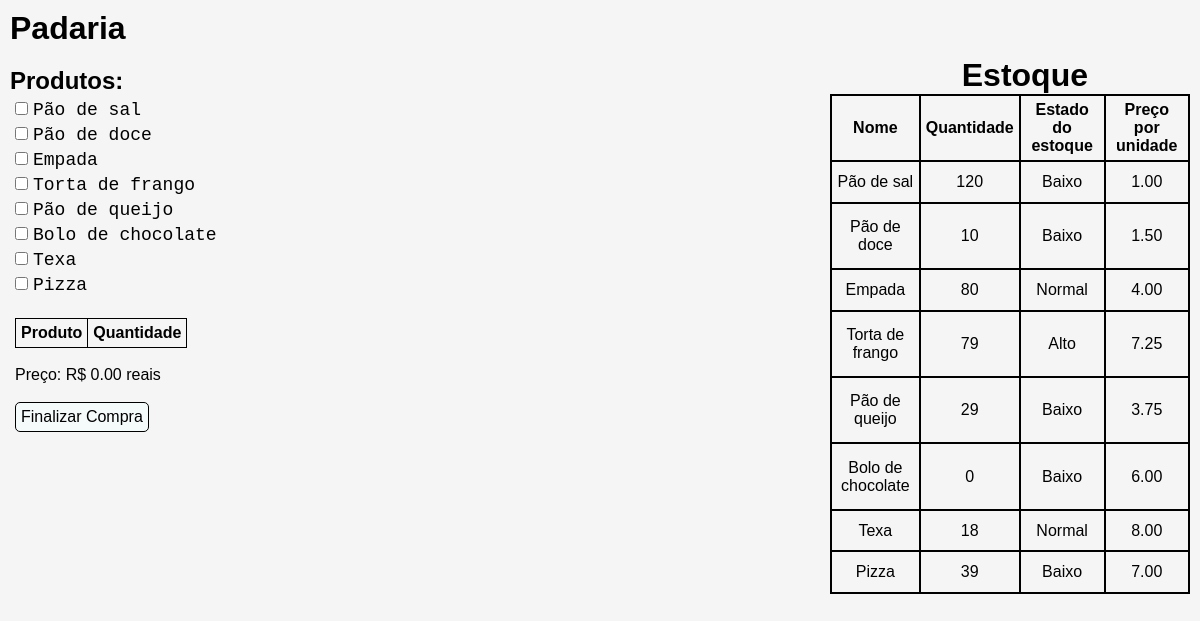
Before: / with the older database file.
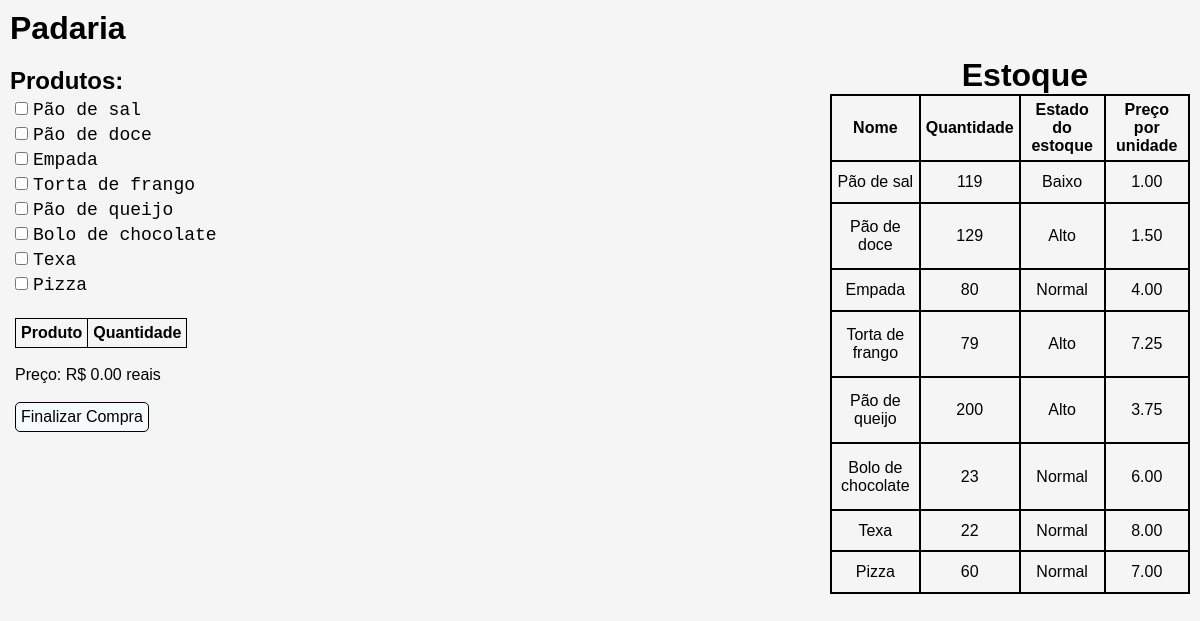
After: the same page with the newer database file.
### tables this page shows
CREATE TABLE `produtos` (
  `cod_produto` int(5) NOT NULL,
  `nome` varchar(120) NOT NULL,
  `quantidade` int(8) NOT NULL,
  `qtd_media` int(8) NOT NULL
);

### index.php (the view, shortened to what this page needs)
<!DOCTYPE html>
<html lang="pt-br">
<head>
    <link rel="stylesheet" href="style.css">
</head>
<body>
    <header>
        <h1>Padaria</h1>
    </header>
    <main>
        <div class="div_left">
            <label for="iProdutos"><h2>Produtos:</h2></label>
            <?php
            include "conexaoBD.php";
            $Sql = mysqli_query($conectarBD, "SELECT nome FROM produtos");
            while ($valores = mysqli_fetch_row($Sql)) {
                $i = 0;
                echo "<div class=div_CheckButton>
                        <input type='checkbox' name='' id='bntCheck$i' class='checkButtons'>".
                        "<label for='bntCheck$i' class='Labels'>$valores[$i]</label>
                      </div>";
            }
            ?>
            <br>
            <form action="compra.php" method="post" id="Form">
                <table>
                    <thead>
                        <th scope="col">Produto</th>
                        <th scope="col">Quantidade</th>
                    </thead>
                </table>
                <br>
                <p id="precoFinal">Preço: R$ 0.00 reais</p><br>
                <input type="button" value="Finalizar Compra" id="EnviarCompra">
            </form>
        </div>
        <br>
        <div class="tabela_estoque">
            <h1>Estoque</h1>
            <table id="tabelaEstoque">
                <thead>
                    <th scope="col">Nome</th>
                    <th scope="col">Quantidade</th>
                    <th scope="col">Estado do estoque</th>
                    <th scope="col">Preço por unidade</th>
                </thead>
                <tbody>
                    <?php
                    $sql = mysqli_query($conectarBD, "SELECT nome, quantidade, qtd_media FROM produtos");
                    while ($valor = mysqli_fetch_row($sql)) {
                        $mediaBaixa = $valor[2] - 10;
                        $mediaAlta = $valor[2] + 10;
                        if ($valor[1] < $valor[2]) {
                            $estoque = "Baixo";
                        }
                        if ($valor[1] > $valor[2]) {
                            $estoque = "Alto";
                        }
                        if ($valor[1] >= $mediaBaixa && $valor[1] <= $mediaAlta) {
                            $estoque = "Normal";
                        }
                        echo "<tr>
                                <td>$valor[0]</td>
                                <td class=QTDatual>$valor[1]</td>
                                <td>$estoque</td>
                                <td class=precosTable></td>
                              </tr>";
                    }
                    ?>
                </tbody>
            </table>
        </div>
    </main>
</body>
</html>

### style.css (style rules this page uses)
* { margin: 0; padding: 0; }
body { font-family: sans-serif; background-color: whitesmoke; }
table { border-collapse: collapse; overflow-x: auto; }
header h1 { margin: 10px; }
main { display: flex; justify-content: space-between; }
.div_left { margin: 10px; }
.div_CheckButton { margin: 5px; }
.checkButtons { margin-right: 5px; }
.Labels { font-family: monospace; font-size: 18px; }
.checkButtons, .Labels { cursor: pointer; }
form { margin-left: 5px; }
form input#EnviarCompra { background-color: #f6fcfcd1; border: 1px solid black; padding: 5px; font-size: 16px; border-radius: 5px; margin-bottom: 20px; }
.tabela_estoque { margin-right: 10px; width: 50%; }
.tabela_estoque h1 { text-align: right; margin-right: 17%; }
table#tabelaEstoque { width: 60%; margin-left: auto; height: 500px; }
table#tabelaEstoque th, table#tabelaEstoque td { border: 2px solid black; }
th, td { border: 1px solid black; padding: 5px; }
tr { text-align: center; }

Changed rows visible on the page:
changed produtos "Pão de sal": quantidade "120" → "119"
changed produtos "Pão de doce": quantidade "10" → "129"; estoque "Baixo" → "Alto"
changed produtos "Pão de queijo": quantidade "29" → "200"; estoque "Baixo" → "Alto"
changed produtos "Bolo de chocolate": quantidade "0" → "23"; estoque "Baixo" → "Normal"
changed produtos "Texa": quantidade "18" → "22"
changed produtos "Pizza": quantidade "39" → "60"; estoque "Baixo" → "Normal"
